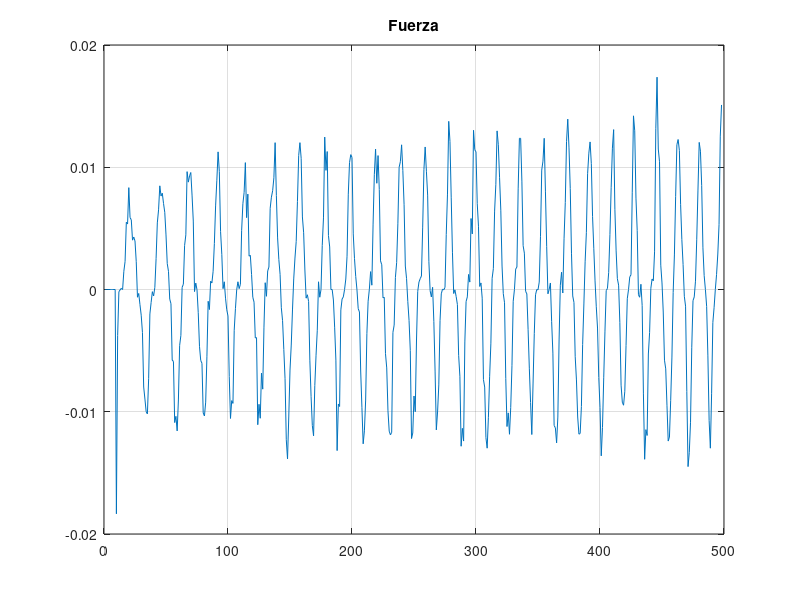
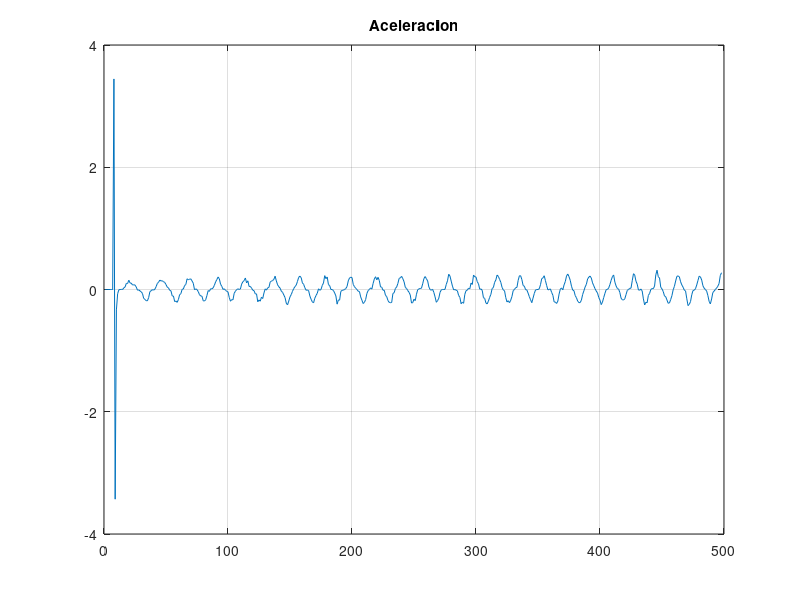
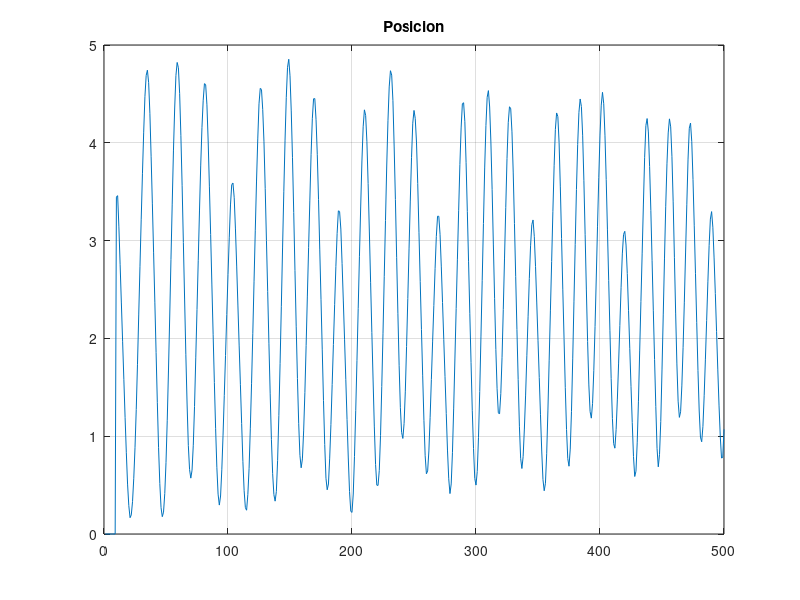
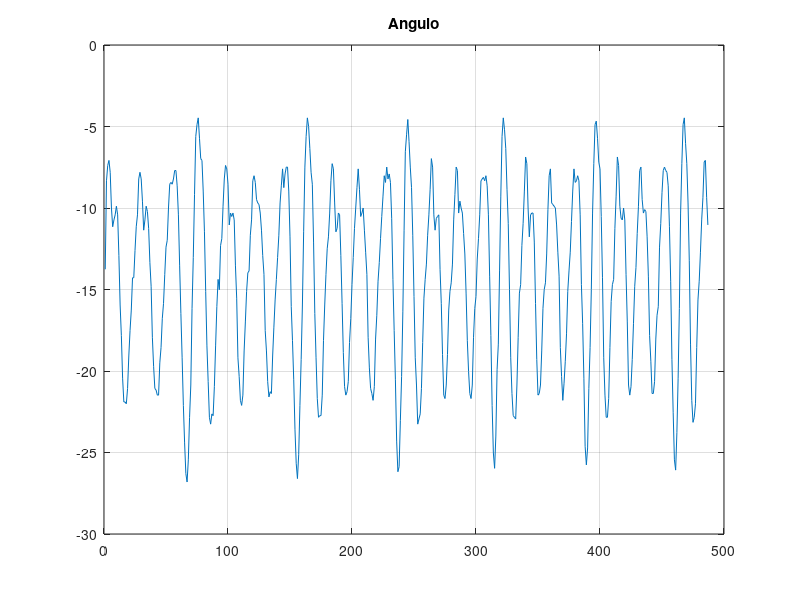

MATLAB code to generate these figures, in order:
clc;
clear all;
datos1 = importdata('ac6.mat');
x1 = importdata('pos6.mat');
angulo = importdata('ang6.mat');

for i = 1:1:500
    x(i)=x1(i)/10;
end
    for n=10:1:500
        posicion(n)=(x(n)+x(n-1)+x(n-2)+x(n-3)+x(n-4)+x(n-5)+x(n-6)+x(n-7)+x(n-8)+x(n-9))/10;
    end

vel = diff(posicion);
al = diff(vel);

M = 0.05;
m = 0.005;

for c = 10:1:498
    fuerza(c) = (M+m)*al(c);
end

% figure;
% plot(al);grid on;
% title('al');
% figure;
% plot(x);grid on;
% title('Aceleracion1');

fuerza1=fuerza(12:498);
angulo1=angulo(1:487);

figure;
plot(fuerza);grid on;
title('Fuerza');
figure;
plot(al);grid on;
title('Aceleracion');
figure;
plot(posicion);grid on;
title('Posicion');
figure;
plot(angulo1);grid on;
title('Angulo');